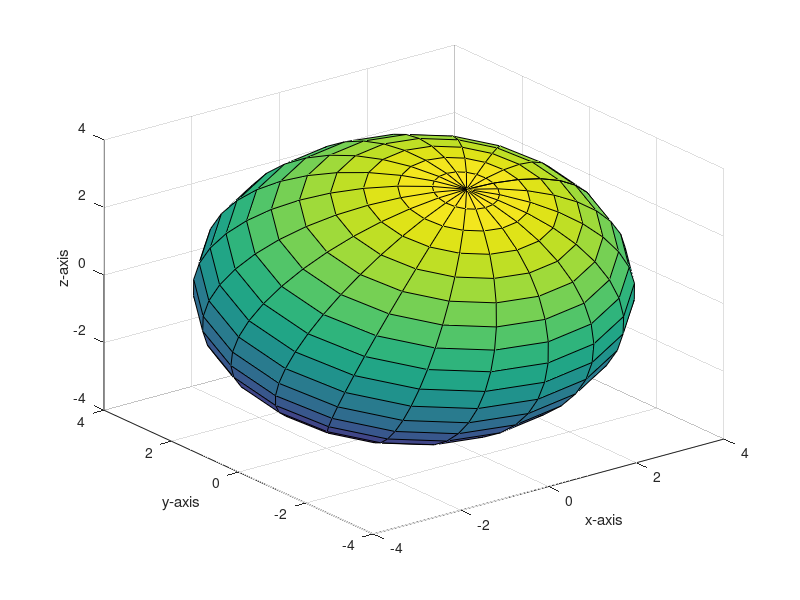

The MATLAB script that drew this image:

[x y z]= sphere
r=4
s=surf(r*x,r*y,r*z);
direction=[1,0,0];
rotate(s,direction,23)
xlabel('x-axis')
ylabel('y-axis')
zlabel('z-axis')